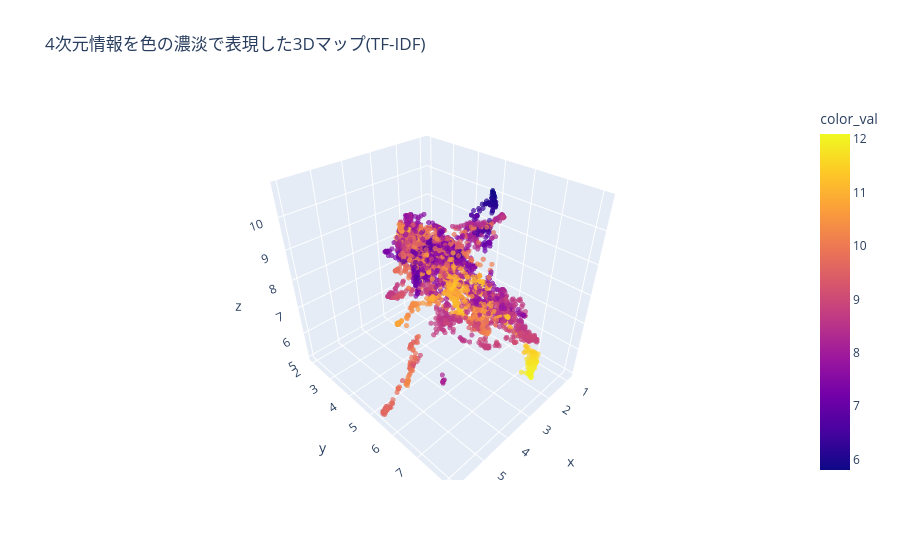

The code cell stored with this chart in its notebook:
### Code cell
import umap
import plotly.express as px

# --- UMAPで1.3万次元を4次元にギュッと凝縮 ---
# n_neighbors: 値が小さいと局所的な構造、大きいと全体の構造を重視する
# min_dist: 点同士の最低距離。小さいと「島」がくっきり分かれる
reducer = umap.UMAP(n_components=4, n_neighbors=15, min_dist=0.1, random_state=42)
embedding_4d = reducer.fit_transform(tfidf_matrix)
print(embedding_4d.shape)
# --- ② 座標をDataFrameに結合 ---
df_4d = df.copy()
df_4d['x'] = embedding_4d[:, 0]
df_4d['y'] = embedding_4d[:, 1]
df_4d['z'] = embedding_4d[:, 2]
df_4d['color_val'] = embedding_4d[:, 3]
# --- ③ Plotlyで3D散布図を作成 ---
fig = px.scatter_3d(
    df_4d, 
    x='x', y='y', z='z',
    color='color_val',
    hover_name='company_name',     # カーソルを合わせた時に企業名を表示
    # text='company_name',         # 全ての点に名前を表示したい場合はこちら（重いので注意）
    opacity=0.7,                   # 点の透明度
    title='4次元情報を色の濃淡で表現した3Dマップ(TF-IDF)'
)

# 点のサイズを小さくして見やすくする
fig.update_traces(marker=dict(size=3))

# 表示！
fig.show()

### Figure 1 — Plotly figure (JSON) as saved in the notebook; plotly's stock layout.template omitted (floating-point values rounded to 4 significant figures; data arrays with more than 128 entries replaced by an {"elided": "..."} marker saying what was removed)
{"data": [{"hovertemplate": "<b>%{hovertext}</b><br><br>x=%{x}<br>y=%{y}<br>z=%{z}<br>color_val=%{marker.color}<extra></extra>", "hovertext": {"elided": "4229 str values"}, "legendgroup": "", "marker": {"color": {"elided": "4229 float values"}, "coloraxis": "coloraxis", "opacity": 0.7, "size": 3, "symbol": "circle"}, "mode": "markers", "name": "", "scene": "scene", "showlegend": false, "type": "scatter3d", "x": {"elided": "4229 float values"}, "y": {"elided": "4229 float values"}, "z": {"elided": "4229 float values"}}], "layout": {"autosize": true, "coloraxis": {"colorbar": {"title": {"text": "color_val"}}, "colorscale": [[0, "#0d0887"], [0.1111, "#46039f"], [0.2222, "#7201a8"], [0.3333, "#9c179e"], [0.4444, "#bd3786"], [0.5556, "#d8576b"], [0.6667, "#ed7953"], [0.7778, "#fb9f3a"], [0.8889, "#fdca26"], [1, "#f0f921"]]}, "legend": {"tracegroupgap": 0}, "scene": {"aspectmode": "auto", "aspectratio": {"x": 0.9063, "y": 1.081, "z": 1.021}, "domain": {"x": [0, 1], "y": [0, 1]}, "xaxis": {"title": {"text": "x"}, "type": "linear"}, "yaxis": {"title": {"text": "y"}, "type": "linear"}, "zaxis": {"title": {"text": "z"}, "type": "linear"}}, "title": {"text": "4次元情報を色の濃淡で表現した3Dマップ(TF-IDF)"}}}
